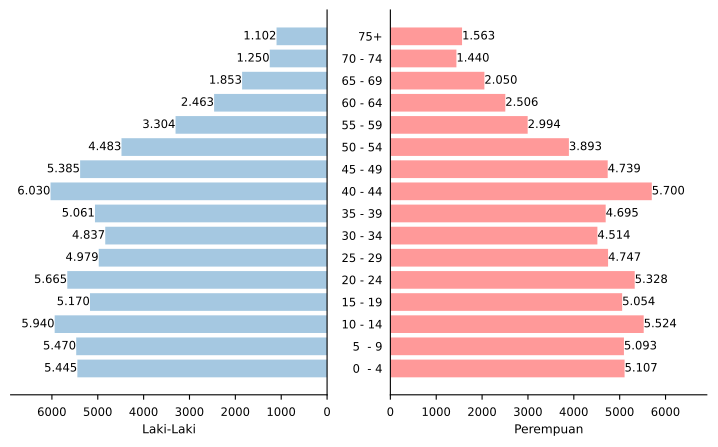

This chart was generated by the following Python code:
import numpy as np
import matplotlib.pyplot as plt
import pandas
import locale
# locale.setlocale(locale.LC_ALL, 'Indonesian_indonesia.1252')
locale.setlocale(locale.LC_ALL, 'id_ID.UTF8')
## change used fonts
#plt.rcParams['font.sans-serif'] = 'Roboto'
## force matplotlib to use TrueType fonts
plt.rcParams['pdf.fonttype'] = 42
plt.style.use('seaborn-paper')

import sys, os, inspect
currentdir = os.path.dirname(os.path.abspath(inspect.getfile(inspect.currentframe())))
parentdir = os.path.dirname(currentdir)
sys.path.insert(0, parentdir)

# import konstan
berkasData = currentdir + '\\bab_01_1_dataPiramidaPenduduk.csv'
berkasSimpan = currentdir +'\\bab_01_1_piramidaPenduduk.pdf'
# judulDiagram = 'Piramida Penduduk Kabupaten Belitung Timur\nTahun 2023'

# read data file
colnames = ['kelompokUmur','popLakiLaki','popPerempuan']
data = pandas.read_csv(berkasData, names=colnames, sep=';')
sumbuY = data.kelompokUmur.tolist()
bar2 = data.popLakiLaki.tolist()
bar1 = data.popPerempuan.tolist()

# colnames = ['kelompokUmur','popLakiLaki','popPerempuan']
# direktori = r'D:\dokumenDinkesBeltim2022\2022 profil kesehatan 2021\profil-kesehatan-2021\bab_01\\'
# berkasData = pandas.read_csv(direktori+'bab_01_1_dataPiramidaPenduduk.csv', names=colnames, sep=';')
# judulDiagram='Piramida Penduduk Kabupaten Belitung Timur\nTahun 2021'
# sumbuY = berkasData.kelompokUmur.tolist()
# bar2 = berkasData.popLakiLaki.tolist()
# bar1 = berkasData.popPerempuan.tolist()
# berkasSimpan = direktori+'bab_01_1_piramidaPenduduk.png'

def pyramid_plot(ylabels, data_left, xlabel_left, data_right, xlabel_right, fig=None, **kwargs):
    if(fig is None):
        fig = plt.figure()

    y_pos = np.arange(len(ylabels))
    empty_ticks = tuple('' for n in ylabels)
    rentang = 6900

    fig.add_subplot(121)
    plt.barh(y_pos, data_left, **kwargs)
    #plt.barh(y_pos, data_left, color ="#bfe4ff", **kwargs)
    for i, v in enumerate(data_left): plt.text(v,i, '{:n}'.format(v), ha="right", va="center", fontsize="small")	
    plt.yticks(y_pos, empty_ticks, va="center", ha='center')
    #oldlims = plt.gca().get_xlim()
    #print oldlims
    #plt.axis(xmin=oldlims[1], xmax=oldlims[0])
    plt.axis(xmin=rentang, xmax=(0))
    plt.tick_params(axis='x', which='major', labelsize='small')
    plt.tick_params(axis='y', which='major', length=0)
    plt.xlabel(xlabel_left)
    plt.gca().spines['top'].set_visible(False)
    plt.gca().spines['left'].set_visible(False)

    fig.add_subplot(122)
    plt.barh(y_pos, data_right, color="red", **kwargs)
    plt.axis(xmin=(0), xmax=rentang)
    plt.yticks(y_pos, ylabels)
    for i, v in enumerate(data_right): plt.text(v,i, '{:n}'.format(v), va="center", fontsize="small")
    plt.xlabel(xlabel_right)
    plt.tick_params(axis='x', which='major', labelsize='small')
    plt.tick_params(axis='y', which='major', length=0)
    plt.gca().spines['top'].set_visible(False)
    plt.gca().spines['right'].set_visible(False)

    return fig
	
# Plot the data
pyrfig = plt.figure(1)
pyrfig = pyramid_plot(sumbuY, bar2, 'Laki-Laki', bar1, 'Perempuan', pyrfig, align='center', alpha=0.4)

# pyrfig.suptitle(judulDiagram)
#pyrfig.set_figwidth(1.5*pyrfig.get_figheight())
pyrfig.set_figwidth(9)
pyrfig.set_figheight(5)
# fig.subplots_adjust(bottom=-0.15)
plt.tick_params(axis='both', which='major', labelsize='small')
pyrfig.savefig(berkasSimpan,bbox_inches='tight')
plt.close(pyrfig)
# plt.show()
